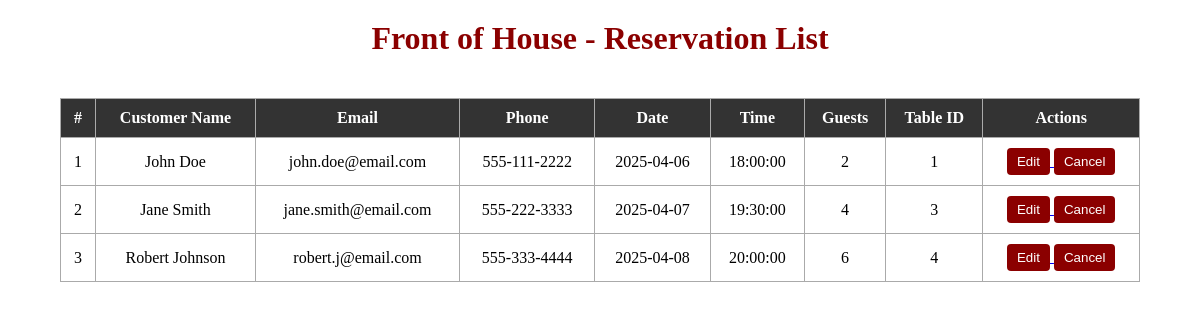
Page /reservations/foh on the committed database.
### app/models.py (models this page shows)
class Reservation(db.Model):
    id = db.Column(db.Integer, primary_key=True)
    customer_id = db.Column(db.Integer, db.ForeignKey('customer.id'))
    reservation_time = db.Column(db.DateTime, nullable=False)
    number_of_people = db.Column(db.Integer, nullable=False)
    table_id = db.Column(db.Integer, db.ForeignKey('tables.id'))

class Customer(db.Model):
    id = db.Column(db.Integer, primary_key=True)
    first_name = db.Column(db.String(255), nullable=False)
    last_name = db.Column(db.String(255), nullable=False)
    email = db.Column(db.String(255))
    phone_number = db.Column(db.String(15))
    reservations = db.relationship('Reservation', backref='customer', lazy=True)
    supports = db.relationship('Support', backref='customer', lazy=True)

### app/routes/reservations_routes.py (the view)
@reservations_bp.route('/reservations/foh')
def reservations_foh():
    reservations = ReservationLogic.get_all_reservations_with_customer()
    return render_template('reservations_foh.html', reservations=reservations)

### app/logic/reservation_logic.py (called while the page is built)
    @staticmethod
    def get_all_reservations_with_customer():
        return db.session.query(Reservation, Customer).join(Customer, Reservation.customer_id == Customer.id).all()

### templates/reservations_foh.html (shortened to what this page needs)
<!DOCTYPE html>
<html lang="en">
<head>
    <link rel="stylesheet" href="{{ url_for('static', filename='css/style.css') }}">
</head>
<body>
    <h1>Front of House - Reservation List</h1>
    <table>
        <thead>
            <tr>
                <th>#</th>
                <th>Customer Name</th>
                <th>Email</th>
                <th>Phone</th>
                <th>Date</th>
                <th>Time</th>
                <th>Guests</th>
                <th>Table ID</th>
                <th>Actions</th>
            </tr>
        </thead>
        <tbody>
            {% for res, customer in reservations %}
            <tr>
                <td>{{ loop.index }}</td>
                <td>{{ customer.first_name }} {{ customer.last_name }}</td>
                <td>{{ customer.email }}</td>
                <td>{{ customer.phone_number }}</td>
                <td>{{ res.reservation_time.date() }}</td>
                <td>{{ res.reservation_time.time() }}</td>
                <td>{{ res.number_of_people }}</td>
                <td>{{ res.table_id }}</td>
                <td>
                    <a href="{{ url_for('reservations.edit_reservation', id=res.id) }}">
                        <button class="action-btn">Edit</button>
                    </a>
                    <form class="action-form" method="POST" action="{{ url_for('reservations.cancel_reservation', id=res.id) }}">
                        <button class="action-btn" onclick="return confirm('Cancel this reservation?')">Cancel</button>
                    </form>
                </td>
            </tr>
            {% else %}
            <tr>
                <td colspan="9">No reservations found.</td>
            </tr>
            {% endfor %}
        </tbody>
    </table>
</body>
</html>

### static/css/style.css (style rules this page uses)
html, body { height: 100%; margin: 0; }
body { display: flex; flex-direction: column; }

### templates/reservations_foh.html (style rules this page uses)
h1 { text-align: center; margin-top: 20px; color: darkred; }
table { width: 90%; margin: 20px auto; border-collapse: collapse; }
th, td { border: 1px solid #aaa; padding: 10px; text-align: center; }
th { background-color: #333; color: white; }
.action-btn { background-color: #8B0000; color: white; border: none; padding: 6px 10px; cursor: pointer; border-radius: 4px; }
.action-form { display: inline; }

### rows in the picture
Reservation: first_name "John", last_name "Doe", email "john.doe@email.com", phone_number "555-111-2222", reservation_time "2025-04-06", reservation_time.time "18:00:00", number_of_people "2", table_id "1"
Reservation: first_name "Jane", last_name "Smith", email "jane.smith@email.com", phone_number "555-222-3333", reservation_time "2025-04-07", reservation_time.time "19:30:00", number_of_people "4", table_id "3"
Reservation: first_name "Robert", last_name "Johnson", email "robert.j@email.com", phone_number "555-333-4444", reservation_time "2025-04-08", reservation_time.time "20:00:00", number_of_people "6", table_id "4"
